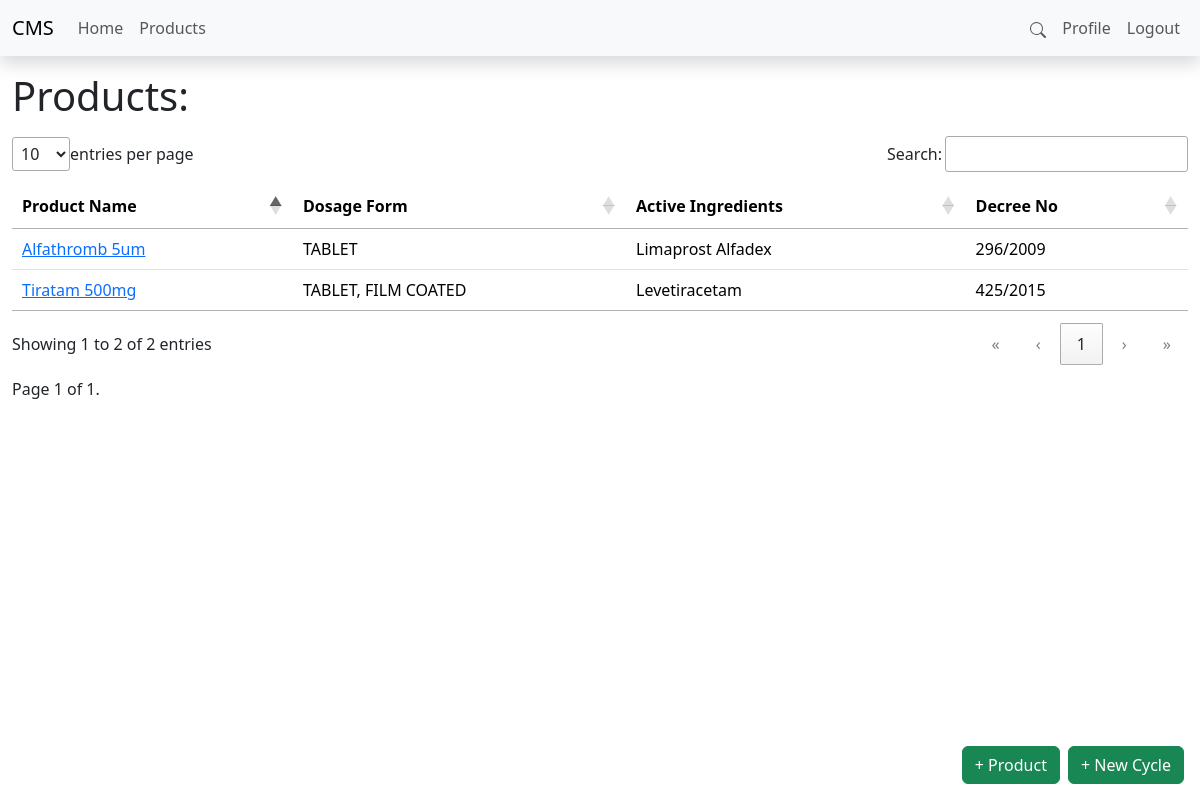
Screenshot of /products/ (signed in) with the database file from the repository.
### products/models.py (models this page shows, shortened)
class Product(models.Model):
    class Meta:
        ordering = ["name"]
    name = models.CharField(max_length=1000)
    dosage_form = models.ForeignKey(DosageForm, on_delete=models.CASCADE,default=1)
    active_ingredients = models.CharField(max_length=1000)
    decree_no = models.ForeignKey(RegisterationDecree,on_delete=models.CASCADE,default=1)

class DosageForm(models.Model):
    dosage_form = models.CharField(max_length=300)
    code = models.CharField(max_length=6)
    def __str__(self):
        return self.dosage_form

class RegisterationDecree(models.Model):
    decree_no = models.IntegerField(default=296)
    year = models.IntegerField(default=2009)
    def __str__(self):
        return str(self.decree_no) + "/" + str(self.year)

### products/views.py (the view)
# urls.py: path('',ListProducts.as_view(),name="products_index"),
class ListProducts(ListView):
    model = Product
    paginate_by = 200
    template_name = "./product/index.html"
    context_object_name = "products"
    def get_queryset(self):
        query = self.request.GET.get('q')
        if query:
            return Product.objects.filter(
                Q(name__icontains=query) |
                Q(active_ingredients__icontains=query) |
                Q(decree_no__decree_no__icontains=query) |
                Q(dosage_form__dosage_form__icontains=query)
            )
        else:
            return Product.objects.all()

### Templates/Product/index.html (shortened to what this page needs)
{% extends "../__layout__.html" %}
{% load static %}
{% block styles %}
<link rel="stylesheet" href="{% static './css/datatable.min.css' %}">
{% endblock styles %}
{% block navbarlinksright %}
<li class="nav-item"><a href="#search" class="nav-link">
    <svg xmlns="http://www.w3.org/2000/svg" width="16" height="16" fill="currentColor" class="bi bi-search" viewBox="0 0 16 16">
        <path d="M11.742 10.344a6.5 6.5 0 1 0-1.397 1.398h-.001q.044.06.098.115l3.85 3.85a1 1 0 0 0 1.415-1.414l-3.85-3.85a1 1 0 0 0-.115-.1zM12 6.5a5.5 5.5 0 1 1-11 0 5.5 5.5 0 0 1 11 0"/>
      </svg>
</a></li>
{% endblock navbarlinksright %}
{% block content %}
<div class="container-fluid">
    <h1 class="my-3">Products: </h1>
    <table id="productsTable" class="table" style="width:100%">
        <thead>
            <tr>
                <th>Product Name</th>
                <th>Dosage Form</th>
                <th>Active Ingredients</th>
                <th>Decree No</th>
            </tr>
        </thead>
        <tbody>
        {% for product in products %}
            <tr>
                <td>
                    <a href="{% url 'product:detail_product' product.id %}">
                    {{ product.name }}
                    </a>
                </td>
                <td>{{ product.dosage_form }}</td>
                <td>{{ product.active_ingredients }}</td>
                <td>{{ product.decree_no }}</td>
            </tr>
            {% empty %}
            <td>No Products</td>
            <td></td>
            <td></td>
            <td></td>
            {% endfor %}
        </tbody>
    </table>
    <div class="pagination">
        <span class="step-links">
            <span class="current">
                Page {{ page_obj.number }} of {{ page_obj.paginator.num_pages }}.
            </span>
        </span>
    </div>
</div>
{% include "../bits/creation_footer.html" %}
{% endblock %}

### Static/css/main.css (style rules this page uses)
* { overflow-wrap: break-word !important; }

### rows the page displays
Product: name "Alfathromb 5um", dosage_form "TABLET", active_ingredients "Limaprost Alfadex", decree_no "296/2009"
Product: name "Tiratam 500mg", dosage_form "TABLET, FILM COATED", active_ingredients "Levetiracetam", decree_no "425/2015"

### other values shown
{{ page_obj.number }} "1"
{{ page_obj.paginator.num_pages }} "1"
